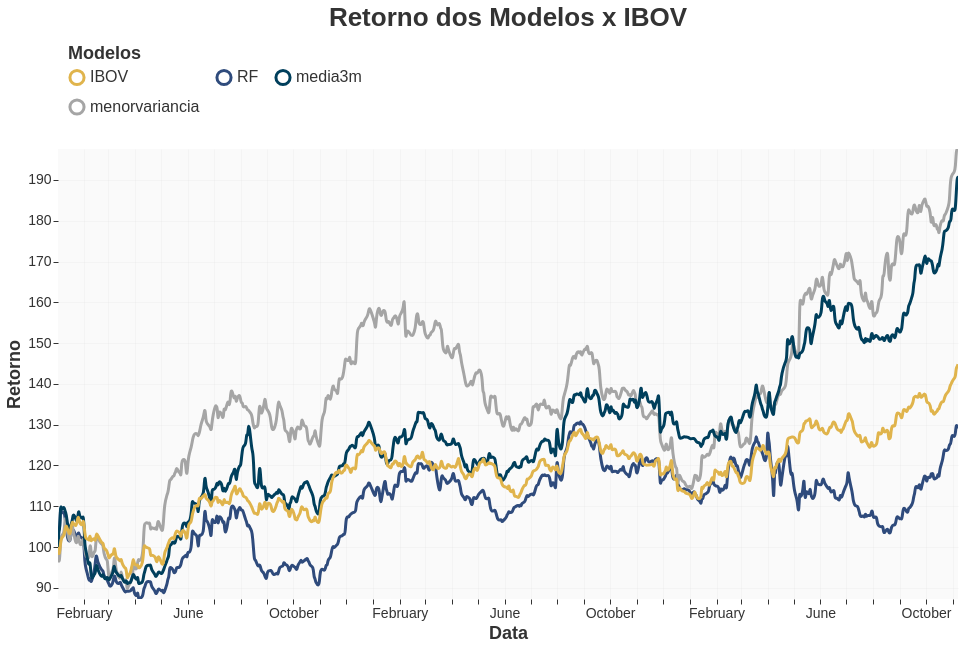

Notebook code cell kept with this figure:
### Markdown cell above
## Gráfico do Retorno

O graficó do retorno dos RF comparado ao ibovespa e aos melhores modelos

### Code cell
from utils.visualizacao import grafico_retorno, grafico_alpha

df_plot1 = df_final[['RF',	'menorvariancia','media3m', 'IBOV']]
grafico_retorno(df_plot1)

### Figure 1 — Vega-Lite specification as saved in the notebook (floating-point values rounded to 4 significant figures; data arrays with more than 128 entries replaced by an {"elided": "..."} marker saying what was removed)
{"config": {"view": {"continuousWidth": 300, "continuousHeight": 300, "fill": "#FAFAFA", "strokeWidth": 0}, "axis": {"domain": false, "labelColor": "#333333", "tickColor": "#333333", "titleColor": "#333333"}, "legend": {"labelColor": "#333333", "symbolStrokeWidth": 3, "symbolType": "circle", "titleColor": "#333333"}, "title": {"anchor": "middle", "color": "#333333", "font": "Helvetica Neue", "fontSize": 26}}, "data": {"name": "data-e4713e54a87803aae9143350bce7dcf7"}, "mark": {"type": "line", "interpolate": "basis", "strokeWidth": 3}, "encoding": {"color": {"field": "Modelo", "legend": {"columns": 3, "direction": "horizontal", "labelFontSize": 16, "orient": "top", "padding": 10, "symbolSize": 200, "title": "Modelos", "titleFontSize": 18}, "scale": {"range": ["#E0B44C", "#2F4B7C", "#003F5C", "#A5A5A5", "#2F9E8F", "#FF7C43", "#D45087"]}, "type": "nominal"}, "opacity": {"condition": {"param": "param_31", "value": 1}, "value": 0.1}, "tooltip": [{"field": "Modelo", "title": "Modelo", "type": "nominal"}, {"field": "Retorno", "format": ".2f", "title": "Retorno", "type": "quantitative"}, {"field": "Date", "format": "%d/%m/%Y", "title": "Data", "type": "temporal"}], "x": {"axis": {"grid": true, "gridColor": "#CCCCCC", "gridOpacity": 0.12, "labelAngle": 0, "labelFontSize": 14, "titleFontSize": 18}, "field": "Date", "title": "Data", "type": "temporal"}, "y": {"axis": {"grid": true, "gridColor": "#CCCCCC", "gridOpacity": 0.15, "labelFontSize": 14, "titleFontSize": 18}, "field": "Retorno", "scale": {"domain": [87.25, 197.6]}, "title": "Retorno", "type": "quantitative"}}, "height": 450, "params": [{"name": "param_31", "select": {"type": "point", "fields": ["Modelo"]}, "bind": "legend"}, {"name": "param_32", "select": {"type": "interval", "encodings": ["x", "y"]}, "bind": "scales"}], "title": {"text": "Retorno dos Modelos x IBOV", "anchor": "middle", "font": "Helvetica", "fontSize": 26, "fontWeight": "bold"}, "width": 900, "$schema": "https://vega.github.io/schema/vega-lite/v5.20.1.json", "datasets": {"data-e4713e54a87803aae9143350bce7dcf7": {"elided": "2860 records"}}}
